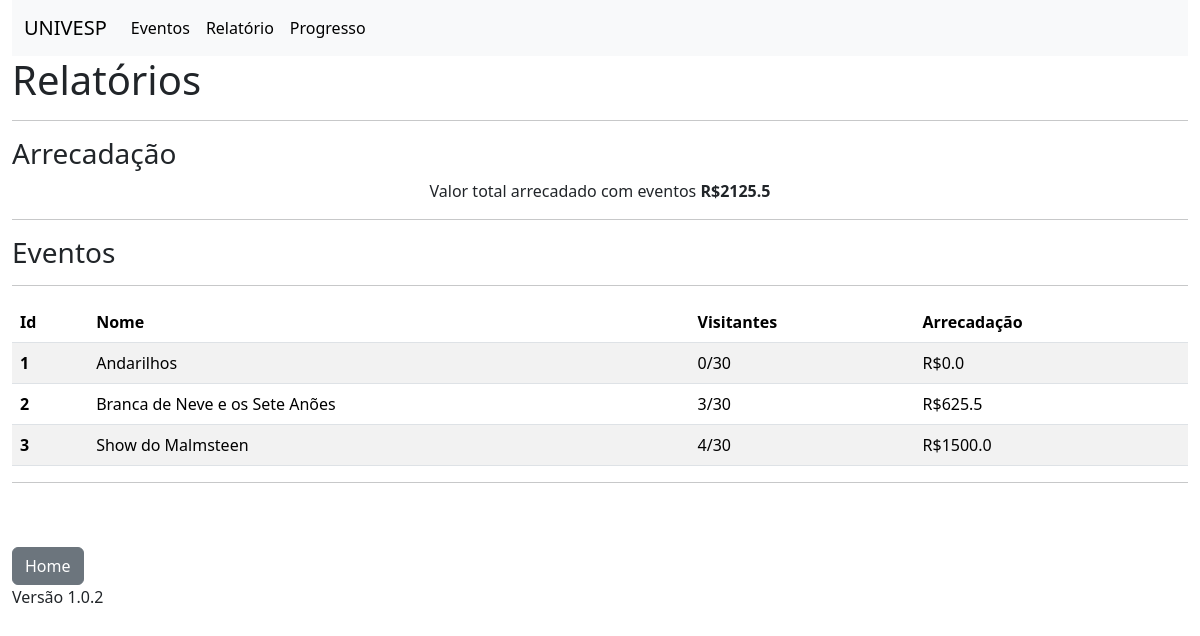
Before: /relatorio with the older database file.
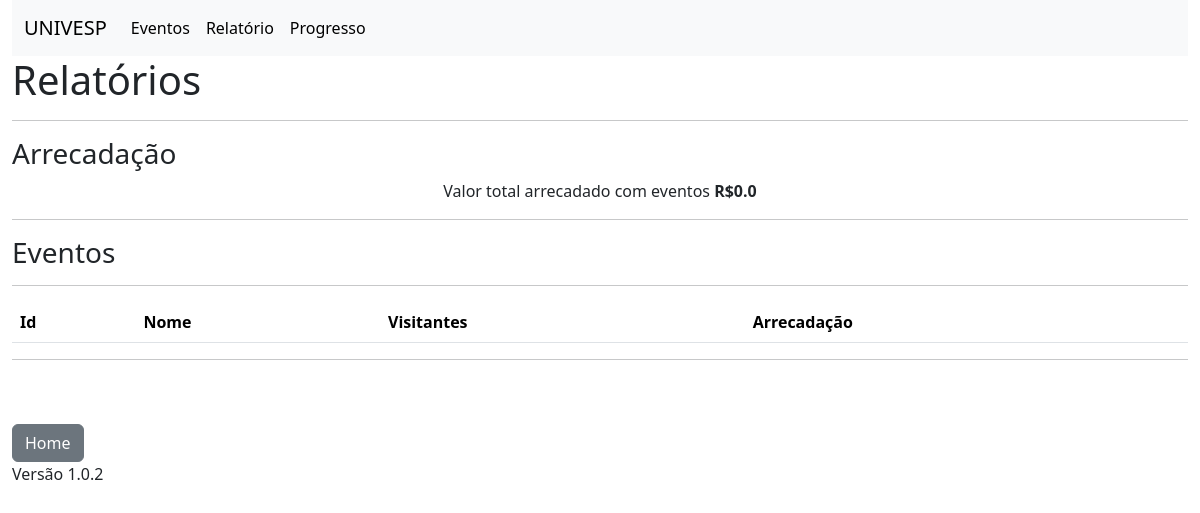
After: the same page with the newer database file.
### models.py (models this page shows, shortened)
class Evento(db.Model):
    __tablename__ = 'eventos'
    id = db.Column(db.Integer, primary_key=True)
    nome = db.Column(db.String(100))
    descricao = db.Column(db.String(256))
    data = db.Column(db.String(10))
    hora_inicio = db.Column(db.String(5))
    lotacao = db.Column(db.Integer)
    arrecadacao = db.Column(db.Float)
    assentos = db.relationship('Assento', back_populates='evento', cascade="all, delete")
    usuario_id = db.Column(db.Integer, db.ForeignKey('usuarios.id'))
    usuario = db.relationship('Usuario', back_populates='eventos')
    clientes = db.relationship('Cliente',
                               secondary=Cliente_Evento.__table__,
                               back_populates='eventos')

### routes.py (the view)
@app.route('/relatorio')
def relatorio():
    eventos = Evento.query.all()
    total = 0.0
    publico = dados.CADEIRAS* len(dados.FILEIRA)
    for e in eventos:
        total += e.arrecadacao
    return render_template('relatorio.html', eventos=eventos, total=total, publico=publico)

### templates/relatorio.html
{% extends 'base.html' %}
{% block conteudo %}
<h1>Relatórios</h1>
<hr>
<h3>Arrecadação</h3>
<p align="center">Valor total arrecadado com eventos <b>R${{total}}</b></p>
<hr>
<h3>Eventos</h3>
<hr>
<table class="table table-striped">
    <thead>
      <tr>
        <th scope="col">Id</th>
        <th scope="col">Nome</th>
        <th scope="col">Visitantes</th>
        <th scope="col">Arrecadação</th>
      </tr>
    </thead>
    <tbody>
      {% for e in eventos %}
      <tr>
        <th scope="row">{{e.id}}</th>
        <td>{{e.nome}}</td>
        <td>{{e.lotacao}}/{{publico}}</td>
        <td>R${{e.arrecadacao}}</td>
      </tr>
      {% endfor %}
    </tbody>
  </table>
{% endblock %}

Changed rows visible on the page:
removed Evento: id "1", nome "Andarilhos", lotacao "0", publico "30", arrecadacao "0.0"
removed Evento: id "2", nome "Branca de Neve e os Sete Anões", lotacao "3", publico "30", arrecadacao "625.5"
removed Evento: id "3", nome "Show do Malmsteen", lotacao "4", publico "30", arrecadacao "1500.0"
Other visible differences:
{{ total }}: "2125.5" → "0.0"
